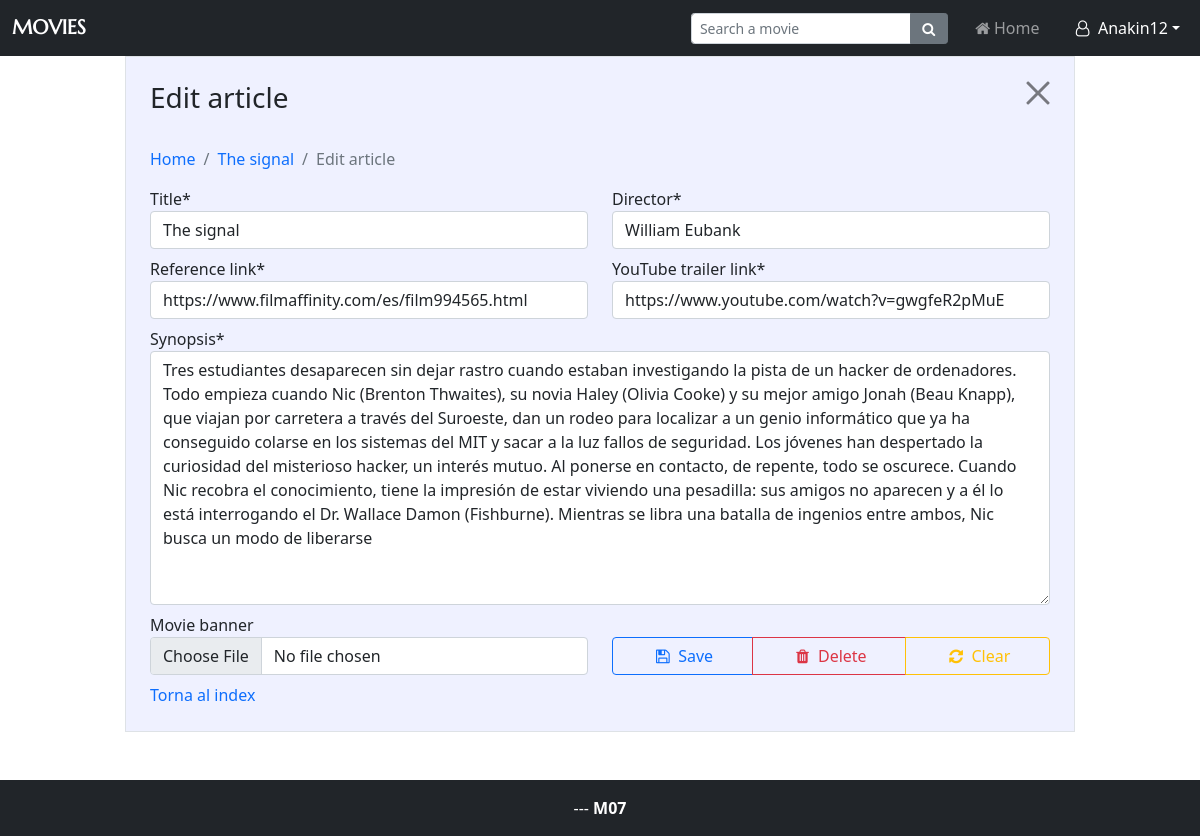
Screenshot of /controller/edit.php?id=11 (signed in) with the database file from the repository.
### tables this page shows
CREATE TABLE IF NOT EXISTS `users` (
  `nickname` varchar(100) NOT NULL,
  `email` varchar(255) NOT NULL,
  `password` varchar(32) NOT NULL,
  `id` int(11) NOT NULL AUTO_INCREMENT,
  `reset_token` text NOT NULL,
  `remember_me_token` text NOT NULL,
  `social_provider` enum('','Twitter','GitHub','Google') NOT NULL,
  `admin` enum('0','1') NOT NULL,
  PRIMARY KEY (`id`)
);

CREATE TABLE IF NOT EXISTS `posts` (
  `id` int(11) NOT NULL AUTO_INCREMENT,
  `synopsis` text NOT NULL,
  `title` text NOT NULL,
  `director` text NOT NULL,
  `link` text NOT NULL,
  `youtube_link` text NOT NULL,
  `user_id` int(11) NOT NULL,
  `dateTime` timestamp NOT NULL DEFAULT current_timestamp(),
  `image_path` text NOT NULL,
  PRIMARY KEY (`id`)
);

### controller/edit.php (called while the page is built, shortened)
<?php
require_once '../model/pdo-articles.php';
require_once '../controller/session.php';
$errors = [];
$userId = getSessionUserId();
if (isset($_GET['id'])) {
    $articleId = $_GET['id'];
    $article = getPost($articleId);
    $title = $article['title'];
    $director = $article['director'];
    $link = $article['link'];
    $ytLink = $article['youtube_link'];
    $synopsis = $article['synopsis'];
} else if (isset($_POST['guardar'])) {
    $imagePath = "";
    $title = sanitizeString($_POST['title']);
    $director = sanitizeString($_POST['director']);
    $link = sanitizeString($_POST['link']);
    $ytLink = sanitizeString($_POST['youtube']);
    $synopsis = sanitizeString($_POST['synopsis']);
    checkUserInput($title, $director, $link, $ytLink, $synopsis);
    if (empty($errors)) {
        if (isset($_SESSION["articleId"])) {
            $articleId = $_SESSION["articleId"];
            updatePost($articleId, $title, $director, $link, $ytLink, $synopsis);
        } else {
            $articleId = createPost($userId, $title, $director, $link, $ytLink, $synopsis);
            $_SESSION["articleId"] = $articleId;
        }
    } else {
        $articleId = $_SESSION["articleId"];
    }
    $article = getPost($articleId);
} else unset($_SESSION['articleId']);
include '../view/edit.view.php';

### controller/navbar.php (called while the page is built, shortened)
<?php
require_once '../model/pdo-users.php';
require_once '../controller/session.php';
    $userId = getSessionUserId();
    $anonUser = $userId == 0;
    if (!$anonUser) {
        $nickname = getUserNicknameById($userId);
    } else $changePasswordVisibility = '';
    $file = pathinfo($_SERVER['PHP_SELF'])['filename'];
    $homeActive = $file == "index" ? "active" : "";
    $createActive = $file == "edit" ? "active" : "";
    $passwordActive = $file == "change-password" ? "active" : "";
    include '../view/navbar.view.php';

### controller/session.php (called while the page is built, shortened)
<?php
require_once "../model/pdo-users.php";
function getSessionUserId() {
    if (isset($_SESSION["userId"])) {
        return $_SESSION["userId"];
    } else {
        return 0;
    }
}

### model/pdo-users.php (called while the page is built, shortened)
<?php
function getUserNicknameById($userId)
{
    try {
        $connexio = getConnection();
        $statement = $connexio->prepare('SELECT nickname FROM users WHERE id = :userId');
        $statement->bindParam('userId', $userId, PDO::PARAM_INT);
        $statement->execute();
        $result = $statement->fetch();
        return $result['nickname'];
    } catch (PDOException $e) {
        die("No es pot establir connexió amb la base de dades");
    }
}

### model/pdo-articles.php (called while the page is built, shortened)
<?php
function getPost($articleId)
{
    try {
        $connexio = getConnection();
        $statement = $connexio->prepare('
        SELECT title, director, link, youtube_link, synopsis, id, dateTime, image_path, user_id,
        (SELECT nickname FROM users WHERE id = user_id) AS nickname
        FROM posts WHERE id = :articleId');
        $statement->bindParam('articleId', $articleId, PDO::PARAM_INT);
        $statement->execute();
        return $statement->fetch();
    } catch (PDOException $e) {
        die("No es pot establir connexió amb la base de dades");
    }
}

### view/edit.view.php (the view, shortened to what this page needs)
<!DOCTYPE html>
<html lang="en">
<head>
    <link rel="stylesheet" href="../view/bootstrap/css/bootstrap.min.css">
    <link rel="stylesheet" href="../view/fontello/css/fontello.css">
    <link rel="stylesheet" href="../view/styles.css">
</head>
<body>
<?php require_once '../controller/navbar.php' ?>
    <main class="container">
        <div class="row justify-content-center h-100">
            <div class="edit d-grid gap-3 p-4 border col-md-10 col-12 align-items-center">
                <form action="<?php echo $_SERVER['PHP_SELF'] ?>" id="form" method="POST" novalidate enctype="multipart/form-data">
                    <header class="col-12 d-flex justify-content-between mb-4">
                        <h3>
                            <?php echo isset($_SESSION["articleId"]) ? "Edit" : "Create new" ?> article
                        </h3>
                        <h4>
                            <a type="button" class="btn-close p-0" title="Close" href="index.php"></a>
                        </h4>
                    </header>
                    <nav aria-label="breadcrumb">
                    <ol class="breadcrumb">
                        <li class="breadcrumb-item" title="Go to home"><a href="index.php">Home</a></li>
                        <?php
                        if (isset($_SESSION["articleId"])) {
                            $titleDB = $article['title'];
                            echo "
                            <li class='breadcrumb-item' title='Go to this post'>
                                <a href='article.php?id=$articleId'>$titleDB</a>
                            </li>";
                        }
                        ?>
                        <li class="breadcrumb-item active" aria-current="page"><?php echo isset($_SESSION["articleId"]) ? "Edit" : "Create" ?> article</li>
                    </ol>
                    </nav>
                    <div class="row">
                        <div class="col-md-6 col-12 form-group mb-2">
                            <label for="title">Title*</label>
                            <input type="text" id="title" name="title" placeholder="Type the title" class="form-control <?php echo isset($errors['title']) ? "is-invalid" : "" ?>" value="<?php echo isset($title) ? $title : '' ?>">
                        </div>
                        <div class="col-md-6 col-12 form-group mb-2">
                            <label for="director">Director*</label>
                            <input type="text" id="director" name="director" placeholder="Type the director" class="form-control <?php echo isset($errors['director']) ? "is-invalid" : "" ?>" value="<?php echo isset($director) ? $director : '' ?>">
                        </div>
                    </div>
                    <div class="row">
                        <div class="col-md-6 col-12 form-group mb-2">
                            <label for="link">Reference link*</label>
                            <input type="text" id="link" name="link" placeholder="Type the reference link" class="form-control <?php echo isset($errors['link']) ? "is-invalid" : "" ?>" value="<?php echo isset($link) ? $link : '' ?>">
                        </div>
                        <div class="col-md-6 col-12 form-group mb-2">
                            <label for="youtube">YouTube trailer link*</label>
                            <input type="text" id="youtube" name="youtube" placeholder="Type the YouTube trailer link" class="form-control <?php echo isset($errors['youtube']) ? "is-invalid" : "" ?>" value="<?php echo isset($ytLink) ? $ytLink : '' ?>">
                        </div>
                    </div>
                    <div class="form-group mb-2">
                        <label for="synopsis">Synopsis*</label>
                        <textarea rows="10" id="synopsis" name="synopsis" class="form-control <?php echo isset($errors['synopsis']) ? "is-invalid" : "" ?>"><?php echo isset($synopsis) ? $synopsis : '' ?></textarea>
                    </div>
                    <div class="row mb-2 align-items-end">
                        <div class="form-group col-md-6 col-12">
                            <label for="file">Movie banner</label>
                            <input class="form-control" type="file" id="file" name="file" accept="image/png, image/jpeg">
                        </div>
                        <div class="btn-group mt-3 col-md-6 col-12">
                            <button class="btn btn-outline-primary" type="submit" name="guardar" title="Save post">
                                <span class="icon-floppy"> Save</span>
                            </button>
                            <a class="btn btn-outline-danger" title="Delete post" onclick="show_confirm(<?php echo isset($articleId) ? $articleId : 0 ?>)">
                                <span class="icon-trash"> Delete</span>
                            </a>
                            <button class="btn btn-outline-warning" type="button" id="clear" title="Clear form">
                                <span class="icon-arrows-cw"> Clear</span>
                            </button>
                        </div>
                    </div>
            <a href="index.php">Torna al index</a>
                </form>
            </div>
        </div>
    </main>
    <?php include_once '../view/footer.view.php' ?>
</body>
</html>

### view/navbar.view.php (shortened to what this page needs)
<nav class="navbar fixed-top navbar-expand-lg navbar-dark bg-dark">
  <div class="container-fluid">
    <a class="navbar-brand" href="index.php">Movies</a>
    <div class="collapse navbar-collapse" id="navbarNav">
      <ul class="navbar-nav ms-md-auto gap-2">
        <li class="nav-item align-self-center">
          <form method="GET" action="index.php" class="input-group input-group-sm">
            <input type="search" name="search" class="form-control" placeholder="Search a movie" value="<?php echo isset($_GET['search']) ? $_GET['search'] : '' ?>"/>
            <button type="submit" title="Search a movie" class="btn btn-secondary">
              <i class="icon-search"></i>
            </button>
          </form>
        </li>
        <li class="nav-item rounded">
          <a class="nav-link <?php echo $homeActive ?>" aria-current="page" href="index.php"><span class="icon-home"></span>Home</a>
        </li>
        <li class="nav-item dropdown rounded">
          <?php
          if ($anonUser)
            echo <<<STR
                <a class="nav-link dropdown-toggle $loginActive $signupActive" href="#" id="navbarDropdown" role="button" data-bs-toggle="dropdown" aria-expanded="false"><i class="bi bi-person-fill me-2"></i><span class="icon-user-o"></span> Sign in </a>
                <ul class="dropdown-menu dropdown-menu-end">
                <li><a class="dropdown-item $loginActive" href="login.php"><span class="icon-user-o"></span> Log in</a></li>
                <li><a class="dropdown-item $signupActive" href="sign-up.php"><span class="icon-user-plus"></span> Sign up</a></li>
            STR;
else echo <<<STR
<a class="nav-link dropdown-toggle $createActive $passwordActive" href="#" id="navbarDropdown" role="button" data-bs-toggle="dropdown" aria-expanded="false"><i class="bi bi-person-fill me-2"></i><span class="icon-user-o"></span> $nickname</a>
<ul class="dropdown-menu dropdown-menu-end">
<li><a class="dropdown-item $createActive" href="edit.php"><span class="icon-plus"></span> New post</a></li>
<li><a class="dropdown-item $passwordActive $changePasswordVisibility" href="change-password.php"><span class="icon-key"></span> Change password</a></li>
<li><a class="dropdown-item " href="recovery-password.php"><span class="icon-key"></span> Recovery password</a></li>
<li><a class="dropdown-item " href="llistar-usuaris.php"><span class="icon-key"></span> Llistar tots els usuaris</a></li>
<li><a class="dropdown-item " href="donar-baixa.php"><span class="icon-key"></span> Donar-se de baixa</a></li>
<div class="dropdown-divider"></div>
<li><a class="dropdown-item" href="clear-session.php"><span class="icon-logout"></span> Log out</a></li>
STR;
          ?>
      </ul>
      </li>
      </ul>
    </div>
  </div>
</nav>

### view/styles.css (style rules this page uses)
html, body { height: 100%; }
body { padding-top: 3.5rem; display: flex; flex-direction: column; word-break: break-word; }
main { flex: 1 0 auto; }
span[class^='icon'] { display: inline-block; }
a { text-decoration: none; }
.edit { height: 100%; background-color: #eff1ff; }
.navbar-brand { font-family: Marcellus; text-transform: uppercase; font-weight: bold; }

### rows the page displays
users: nickname "Anakin12"
posts: title "The signal", director "William Eubank", link "https://www.filmaffinity.com/es/film994565.html", youtube "https://www.youtube.com/watch?v=gwgfeR2pMuE", synopsis "Tres estudiantes desaparecen sin dejar rastro cuando estaban investigando la pista de un hacker de ordenadores. Todo empieza cuando Nic (Brenton Thwaites), su novia Haley (Olivia Cooke) y su mejor amigo Jonah (Beau Knapp), que viajan por carretera a través del Suroeste, dan un rodeo para localizar a un genio informático que ya ha conseguido colarse en los sistemas del MIT y sacar a la luz fallos de seguridad. Los jóvenes han despertado la curiosidad del misterioso hacker, un interés mutuo. Al ponerse en contacto, de repente, todo se oscurece. Cuando Nic recobra el conocimiento, tiene la impresión de estar viviendo una pesadilla: sus amigos no aparecen y a él lo está interrogando el Dr.…"
